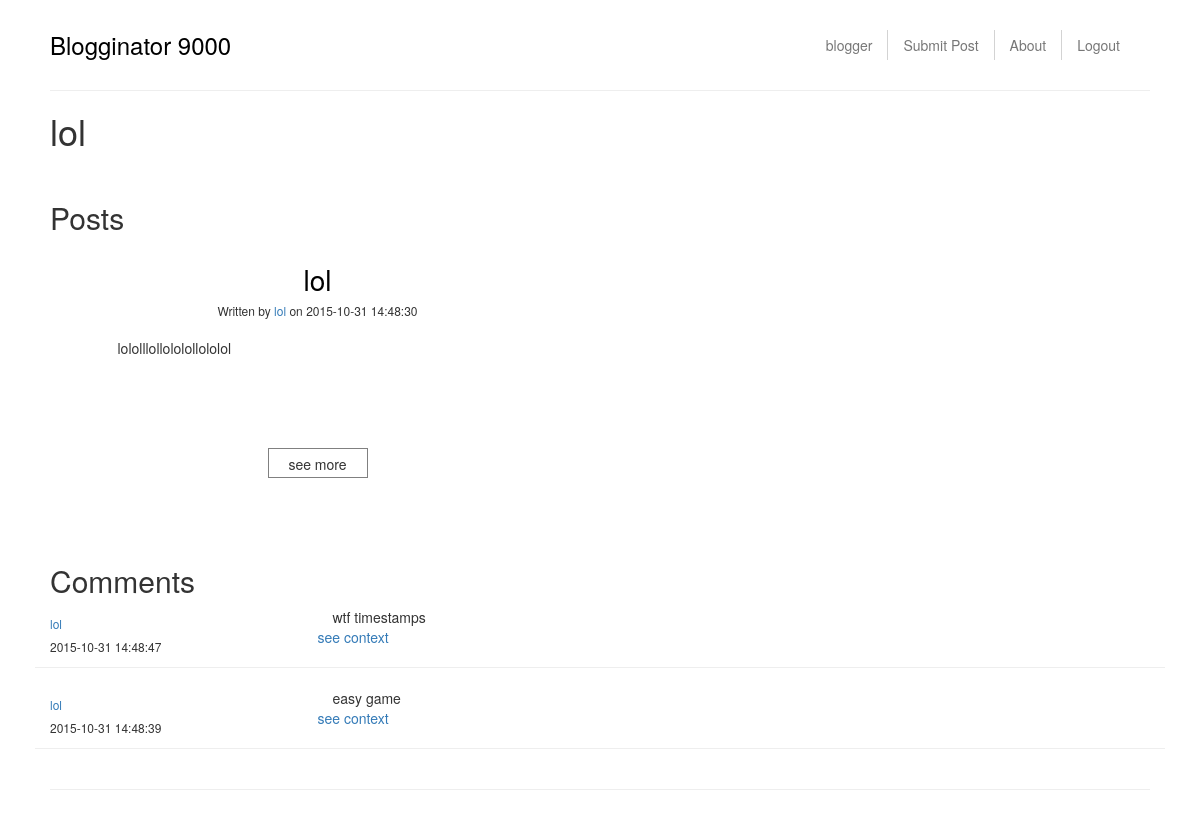
Screenshot of /user/lol (signed in) with the database file from the repository.
### tables this page shows
CREATE TABLE post (title text, body text, postid INTEGER PRIMARY KEY, userid text, timestamp DATETIME, CHECK(title <> ''), CHECK(body <> ''));

CREATE TABLE comment (body text, id INTEGER PRIMARY KEY, postid int, userid text, timestamp DATETIME, CHECK(body <> ''));

### bloginator9000.py (the view)
@app.route("/user/<userid>")
@diagnostic.funcTime
def profile(userid):
    return render_template("profile.html", current_user=session.get('user'), profile_user=userid, blogitems=database.getPost("userid", userid), comments=database.getComments("userid", userid))

### database.py (called while the page is built)
@diagnostic.funcTime
def getPost(key, postid):
    conn = sqlite3.connect("bloginator9000.db")
    c = conn.cursor()
    c.execute("select * from post where {} = '{}'".format(key, postid))
    data = c.fetchall()
    data = [dict(zip(['title', 'blogtext', 'postid', 'username', 'date'], each))
            for each in data]
    return data

@diagnostic.funcTime
def getComments(key, postid):
    conn = sqlite3.connect("bloginator9000.db")
    c = conn.cursor()
    c.execute(
        "select * from comment where {} = '{}' order by timestamp".format(key, postid))
    data = c.fetchall()
    data.reverse()
    data = [dict(zip(['commenttext', 'commentid', 'postid',
                      'username', 'date'], each)) for each in data]
    return data

### templates/profile.html (shortened to what this page needs)
{% extends "master.html" %}
{% block body %}
<h1>{{profile_user}}</h1>
<br>
<h2>Posts</h2>
{% for blogitem in blogitems %}
  {% if (loop.index % 2) == 1 %}
    <div class="row blog-row">
  {% endif %}
  <div class="col-md-6 col-sm-12 blog-post">
    <h3 class="blog-title text-center">{{blogitem.title}}</h3>
    <h6 class="blog-writer text-center">Written by <a href="#">{{blogitem.username}}</a> on {{blogitem.date}}</h6>
    <p class="blog-text">{{blogitem.blogtext}}</p>
    <div class ="see-more-contain">
      <form action="/post/{{blogitem.postid}}">
        <button class="see-more">see more</button>
      </form>
    </div>
  </div>
  {% if loop.last %}
    {% if (loop.index % 2) == 1 %}
      </div>
    {% endif %}
  {% endif %}
{% endfor %}
  <h2>Comments</h2>
  <div class='row comment-row'>
    {% for comment in comments %}
    <div class="col-md-3">
      <h6 class="comment-user"><a href="#">{{comment.username}}</a></h6>
      <h6>{{comment.date}}</h6>
    </div>
    <div class="col-md-9">
      <div class="comment">
	{{comment.commenttext}}
      </div>
    </div>
    <a href="/post/{{comment.postid}}">see context</a>
    <hr>
    {% endfor %}
  </div>
  <hr>
{% endblock %}

### static/styles.css (style rules this page uses)
.blog-title { font-weight: normal; color: black; font-size: 28px; }
.blog-post { margin-right: auto; margin-left: auto; height: 300px; }
.see-more { margin-left: auto; margin-right: auto; width: 100px; text-align: center; background-color: transparent; border: 1px solid gray; height: 30px; padding-top: 4px; }
.see-more-contain { margin-left: auto; margin-right: auto; width: 100px; }
.blog-text { margin-top: 20px; max-width: 400px; margin-left: auto; margin-right: auto; text-align: justify; min-height: 100px; max-height: 150px; overflow: hidden; }
.comment-row { margin-top: 10px; }
.comment-user { color: black; }

### rows the page displays
post: title "lol", username "lol", date "2015-10-31 14:48:30", blogtext "lololllollololollololol"
comment: username "lol", date "2015-10-31 14:48:47", commenttext "wtf timestamps"
comment: username "lol", date "2015-10-31 14:48:39", commenttext "easy game"

### other values shown
{{ current_user }} "blogger"
{{ profile_user }} "lol"
